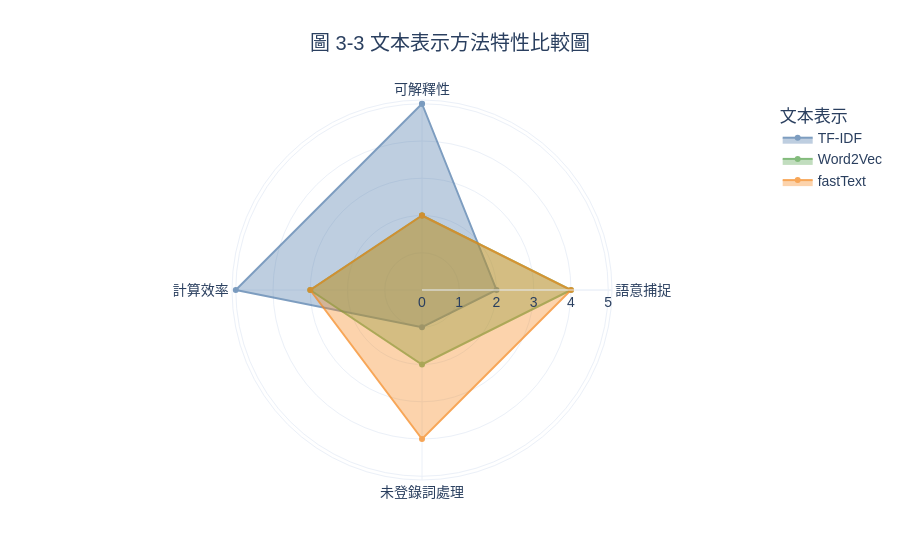

Here is the notebook cell this chart was saved with:
### Markdown cell above
### 圖 3-3 文本表示方法特性比較圖

**建議放置章節：文本表示方法**

圖說：本圖以概念評分方式比較 TF-IDF、Word2Vec 與 fastText 在可解釋性、語意捕捉、未登錄詞處理與計算效率上的相對特性，用於輔助說明不同文本表示方法的取向差異。

### Code cell
repr_score = pd.DataFrame({
    '文本表示': ['TF-IDF', 'TF-IDF', 'TF-IDF', 'TF-IDF', 'Word2Vec', 'Word2Vec', 'Word2Vec', 'Word2Vec', 'fastText', 'fastText', 'fastText', 'fastText'],
    '特性': ['可解釋性', '語意捕捉', '未登錄詞處理', '計算效率'] * 3,
    '概念分數': [5, 2, 1, 5, 2, 4, 2, 3, 2, 4, 4, 3]
})
fig = px.line_polar(
    repr_score,
    r='概念分數',
    theta='特性',
    color='文本表示',
    line_close=True,
    markers=True,
    color_discrete_sequence=[COLOR_BLUE, COLOR_GREEN, COLOR_ORANGE],
    title='圖 3-3 文本表示方法特性比較圖'
)
fig.update_traces(fill='toself', opacity=0.72)
fig.update_layout(template='plotly_white', height=560, font=dict(family='Microsoft JhengHei, Arial', size=14), title=dict(x=0.5))
export_fig(fig, 'ch3_text_representation_radar.png', width=1100, height=560, scale=2)
fig.show()

### Figure 1 — Plotly figure (JSON) as saved in the notebook; plotly's stock layout.template omitted (floating-point values rounded to 4 significant figures)
{"data": [{"fill": "toself", "hovertemplate": "文本表示=TF-IDF<br>概念分數=%{r}<br>特性=%{theta}<extra></extra>", "legendgroup": "TF-IDF", "line": {"color": "#4C78A8", "dash": "solid"}, "marker": {"symbol": "circle"}, "mode": "lines+markers", "name": "TF-IDF", "opacity": 0.72, "r": [5, 2, 1, 5, 5], "showlegend": true, "subplot": "polar", "theta": ["可解釋性", "語意捕捉", "未登錄詞處理", "計算效率", "可解釋性"], "type": "scatterpolar"}, {"fill": "toself", "hovertemplate": "文本表示=Word2Vec<br>概念分數=%{r}<br>特性=%{theta}<extra></extra>", "legendgroup": "Word2Vec", "line": {"color": "#54A24B", "dash": "solid"}, "marker": {"symbol": "circle"}, "mode": "lines+markers", "name": "Word2Vec", "opacity": 0.72, "r": [2, 4, 2, 3, 2], "showlegend": true, "subplot": "polar", "theta": ["可解釋性", "語意捕捉", "未登錄詞處理", "計算效率", "可解釋性"], "type": "scatterpolar"}, {"fill": "toself", "hovertemplate": "文本表示=fastText<br>概念分數=%{r}<br>特性=%{theta}<extra></extra>", "legendgroup": "fastText", "line": {"color": "#F58518", "dash": "solid"}, "marker": {"symbol": "circle"}, "mode": "lines+markers", "name": "fastText", "opacity": 0.72, "r": [2, 4, 4, 3, 2], "showlegend": true, "subplot": "polar", "theta": ["可解釋性", "語意捕捉", "未登錄詞處理", "計算效率", "可解釋性"], "type": "scatterpolar"}], "layout": {"font": {"family": "Microsoft JhengHei, Arial", "size": 14}, "height": 560, "legend": {"title": {"text": "文本表示"}, "tracegroupgap": 0}, "polar": {"angularaxis": {"direction": "clockwise", "rotation": 90}, "domain": {"x": [0, 1], "y": [0, 1]}}, "title": {"text": "圖 3-3 文本表示方法特性比較圖", "x": 0.5}}}
